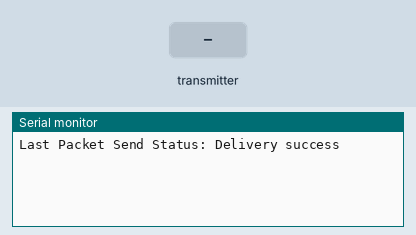
The sketch below on a simulated ESP8266 (NodeMCU). Parts: the last lines printed to the serial monitor. Inputs (shaded band) come from the test bench.

Above: at 1.2 s.
1.3 s: the transmitter starts sending msg = 0
At 1.61 s:
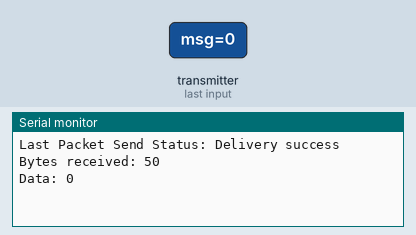
2.8 s: the transmitter starts sending msg = 1
At 3.11 s:
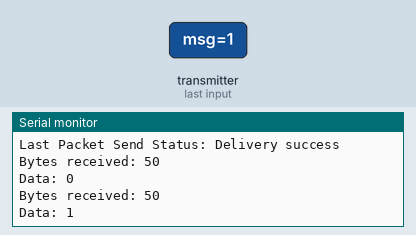

The sketch:

TwoWayCommunicationNodeMCU.ino
```cpp
/*
  Flow of the code
  1 - Put WiFi in STA Mode
  2 - Initialise ESPNOW
  3 - Set Role to Combo
  4 - Add peer device
  5 - Define Send Callback Function
  6 - Define Receive Callback Function
*/

#include <Wire.h>
#ifdef ESP32
#include <WiFi.h>
#else
#include <ESP8266WiFi.h>
#endif
#include <espnow.h>

// REPLACE WITH THE MAC Address of your receiver
uint8_t broadcastAddress[] = {0xC8, 0xC9, 0xA3, 0x69, 0xDA, 0xCA};

typedef struct struct_message
{
  char msg[50];
} struct_message;

// Create a struct_message called outgoingReadings to hold outgoing data
struct_message outgoingReadings;

// Create a struct_message called incomingReadings to hold incoming data
struct_message incomingReadings;

// Variable to store if sending data was successful
String success;

// Callback when data is sent
void OnDataSent(uint8_t *mac_addr, uint8_t sendStatus)
{
  Serial.print("Last Packet Send Status: ");
  if (sendStatus == 0)
  {
    Serial.println("Delivery success");
  }
  else
  {
    Serial.println("Delivery fail");
  }
}

// Callback when data is received
void OnDataRecv(uint8_t *mac, uint8_t *incomingData, uint8_t len)
{
  memcpy(&incomingReadings, incomingData, sizeof(incomingReadings));
  Serial.print("Bytes received: ");
  Serial.println(len);
  Serial.print("Data: ");
  Serial.println(incomingReadings.msg);
}

void setup()
{
  // Init Serial Monitor
  Serial.begin(115200);

  // Set device as a Wi-Fi Station
  WiFi.mode(WIFI_STA);
  WiFi.disconnect();

  // Init ESP-NOW
  if (esp_now_init() != 0)
  {
    Serial.println("Error initialising ESP-NOW");
    return;
  }

  // Set ESP-NOW Role
  esp_now_set_self_role(ESP_NOW_ROLE_COMBO);

  // Once ESPNow is successfully Init, we will register for Send CB to
  // get the status of Transmitted packet
  esp_now_register_send_cb(OnDataSent);

  // Register peer
  esp_now_add_peer(broadcastAddress, ESP_NOW_ROLE_COMBO, 1, NULL, 0);

  // Register for a callback function that will be called when data is received
  esp_now_register_recv_cb(OnDataRecv);
}

void loop()
{

  strcpy(outgoingReadings.msg, "Hello from Front NodeMCU");
  esp_now_send(broadcastAddress, (uint8_t *)&outgoingReadings, sizeof(outgoingReadings));

  delay(2000);
}
```

Measured:
- after the input at 1.3 s, the serial monitor: prints a new line at once (image 1)
- after the input at 2.8 s, the serial monitor: prints a new line at once (image 2)
